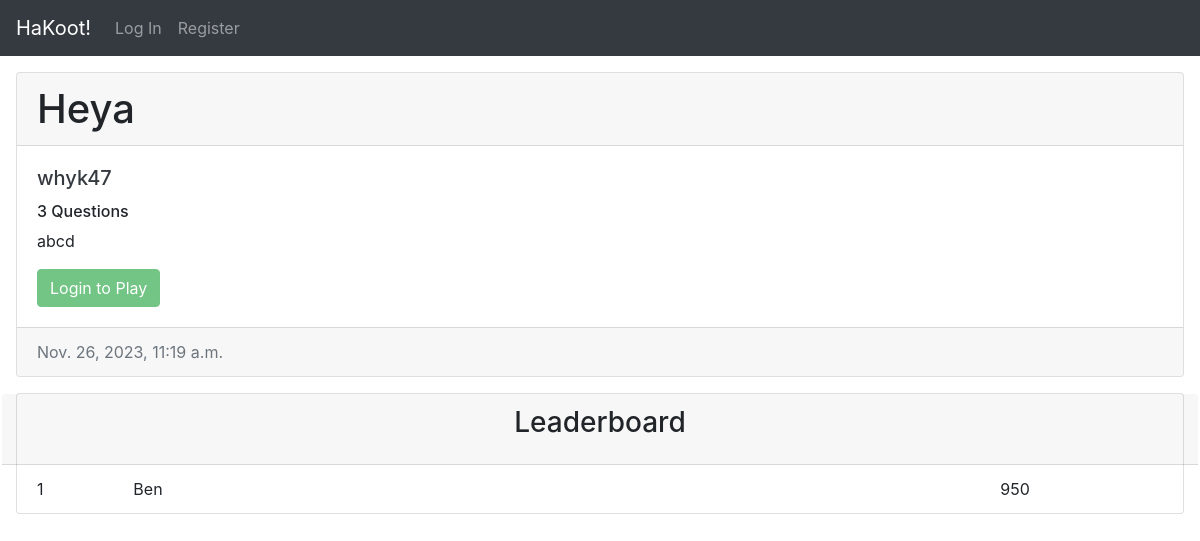
The page /view/27 on the database its author committed.
### quiz/models.py (models this page shows, shortened)
class Quiz(models.Model):
    creator = models.ForeignKey(User, on_delete=models.CASCADE, related_name="quizzes")
    name = models.CharField(max_length=128)
    desc = models.CharField(max_length=512, default="")
    timestamp = models.DateTimeField(auto_now_add=True, blank=True, null=True)
    def num_questions(self):
        return self.questions.all().count()

class User(AbstractUser):
    pass

class Quiz_attempt(models.Model):
    user = models.ForeignKey(User, on_delete=models.CASCADE, related_name="attempts")
    quiz = models.ForeignKey(Quiz, on_delete=models.CASCADE, related_name="attempts")
    timestamp = models.DateTimeField(auto_now_add=True, blank=True, null=True)
    def score(self):
        return sum([attempt.score() for attempt in self.qn_attempts.all()])

class Question_attempt(models.Model):
    question = models.ForeignKey(Question, on_delete=models.CASCADE, related_name="attempts")
    option_chosen = models.IntegerField(default=-1)
    quiz_attempt = models.ForeignKey(Quiz_attempt, on_delete=models.CASCADE, related_name="qn_attempts")
    time_left = models.DecimalField(decimal_places=2, max_digits=10, default=0.0)
    def correct(self):
        return int(self.question.correct_option) == int(self.option_chosen)
    def score(self):
        if self.correct():
            return int(500 + 500 * (self.time_left / self.question.time_limit))
        else:
            return 0

class Question(models.Model):
    quiz = models.ForeignKey(Quiz, on_delete=models.CASCADE, related_name="questions")
    question = models.CharField(max_length=512)
    qn_no = models.IntegerField(default=1, validators=[
        MinValueValidator(0)
    ])
    correct_option = models.IntegerField(default=0, choices=(
        (i - 1, i) for i in range(1, 5)
    ))
    time_limit = models.IntegerField(default=30, choices=(
        (i * 10, i * 10) for i in range(1, 7)
    ))

### quiz/views.py (the view)
# urls.py: path("view/<int:quiz_id>", views.view, name="view"),
def view(request, quiz_id):
    quiz = Quiz.objects.get(id=quiz_id)
    if request.user.is_authenticated:
        quiz_attempt = Quiz_attempt.objects.filter(user=request.user, quiz=quiz).first()
    else:
        quiz_attempt = None
    all_attempts = Quiz_attempt.objects.filter(quiz=quiz).all()
    leaderboard = sorted(all_attempts, key=lambda x: x.score(), reverse=True)[:5]
    return render(request, "quiz/view.html", {
        "quiz": quiz,
        "quiz_attempt": quiz_attempt,
        "leaderboard": leaderboard
    })

### quiz/templates/quiz/view.html (shortened to what this page needs)
{% extends "quiz/layout.html" %}
{% load static %}
{% block body %}
    <div class="card m-3">
        <h1 class="card-header">{{ quiz.name }}</h1>
        <div class="card-body">
            <a href="{% url 'quiz:profile' quiz.creator %}">
                <h5 class="card-title text-dark">{{ quiz.creator }}</h5>
            </a>
            <h6 class="card-text">{{ quiz.num_questions }} Questions</h6>
            <p class="card-text">{{ quiz.desc }}</p>
            {% if user.is_authenticated and quiz_attempt is None %}
                <a href="{% url 'quiz:play' quiz.id %}"><button class="btn btn-success">Play!</button></a>
            {% elif user.is_authenticated %}
                <button class="btn btn-success" disabled>Already Attempted</button>
            {% else %}
                <button class="btn btn-success" disabled>Login to Play</button>
            {% endif %}
        </div>
        <div class="card-footer text-muted">{{ quiz.timestamp }}</div>
    </div>
    <div class="card m-3" id="leaderboard">
        <div class="card-header row justify-content-center">
            <h3 class="card-title">Leaderboard</h3>
        </div>
        <ul class="list-group list-group-flush">
            {% for quiz_attempt in leaderboard %}
                {% if quiz_attempt.user == user %}
                    <li class="list-group-item list-group-item-success">
                {% else %}
                    <li class="list-group-item">
                {% endif %}
                        <div class="row">
                            <div class="col-1">{{ forloop.counter }}</div>
                            <div class="col-9 username">{{ quiz_attempt.user.username }}</div>
                            <div class="col-2 score">{{ quiz_attempt.score }}</div>
                        </div>
                    </li>
            {% empty %}
                <li class="list-group-item">No attempts yet</li>
            {% endfor %}
        </ul>
    </div>
{% endblock %}

### rows shown on the page
Quiz: name "Heya", creator "whyk47", num_questions "3", desc "abcd", timestamp "Nov. 26, 2023, 11:19 a.m."
Quiz_attempt: user.username "Ben", score "950"
